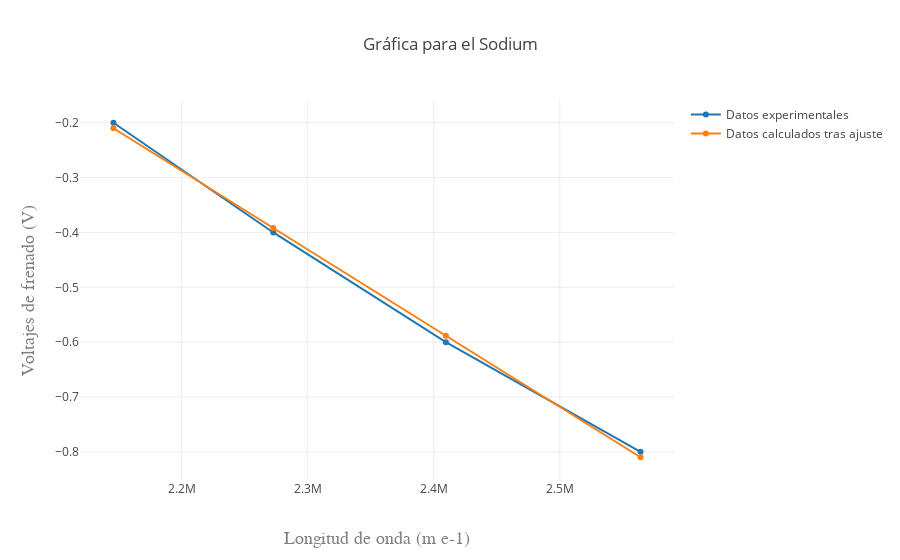

The notebook cell this image was saved under:
### Code cell
datos_sodium = [ 
  { x: inversa_de_longitudes_de_onda_sodium, y: voltajes_medidos_sodium, name: 'Datos experimentales' },  
  { x: inversa_de_longitudes_de_onda_sodium, y: voltajes_de_frenado_calculados_sodium, name: 'Datos calculados tras ajuste' } 
]; 
var layout_sodium = { 
  title: 'Gráfica para el Sodium', 
  xaxis: { title: 'Longitud de onda (m e-1)', 
    titlefont: { family: 'Courier New, monospace', size: 18, color: '#7f7f7f' } 
  }, 
  yaxis: { 
    title: 'Voltajes de frenado (V)', titlefont: { 
      family: 'Courier New, monospace', size: 18, color: '#7f7f7f' } 
  } 
}; 
Plotly(datos_sodium, layout_sodium);

### Figure 1 — Plotly figure (JSON) as saved in the notebook; plotly's stock layout.template omitted (floating-point values rounded to 4 significant figures)
{"data": [{"x": [2146000.0, 2273000.0, 2410000.0, 2564000.0], "y": [-0.2, -0.4, -0.6, -0.8], "name": "Datos experimentales"}, {"x": [2146000.0, 2273000.0, 2410000.0, 2564000.0], "y": [-0.21, -0.3919, -0.5883, -0.8099], "name": "Datos calculados tras ajuste"}], "layout": {"title": "Gráfica para el Sodium", "xaxis": {"title": "Longitud de onda (m e-1)", "titlefont": {"family": "Courier New, monospace", "size": 18, "color": "#7f7f7f"}}, "yaxis": {"title": "Voltajes de frenado (V)", "titlefont": {"family": "Courier New, monospace", "size": 18, "color": "#7f7f7f"}}}}
